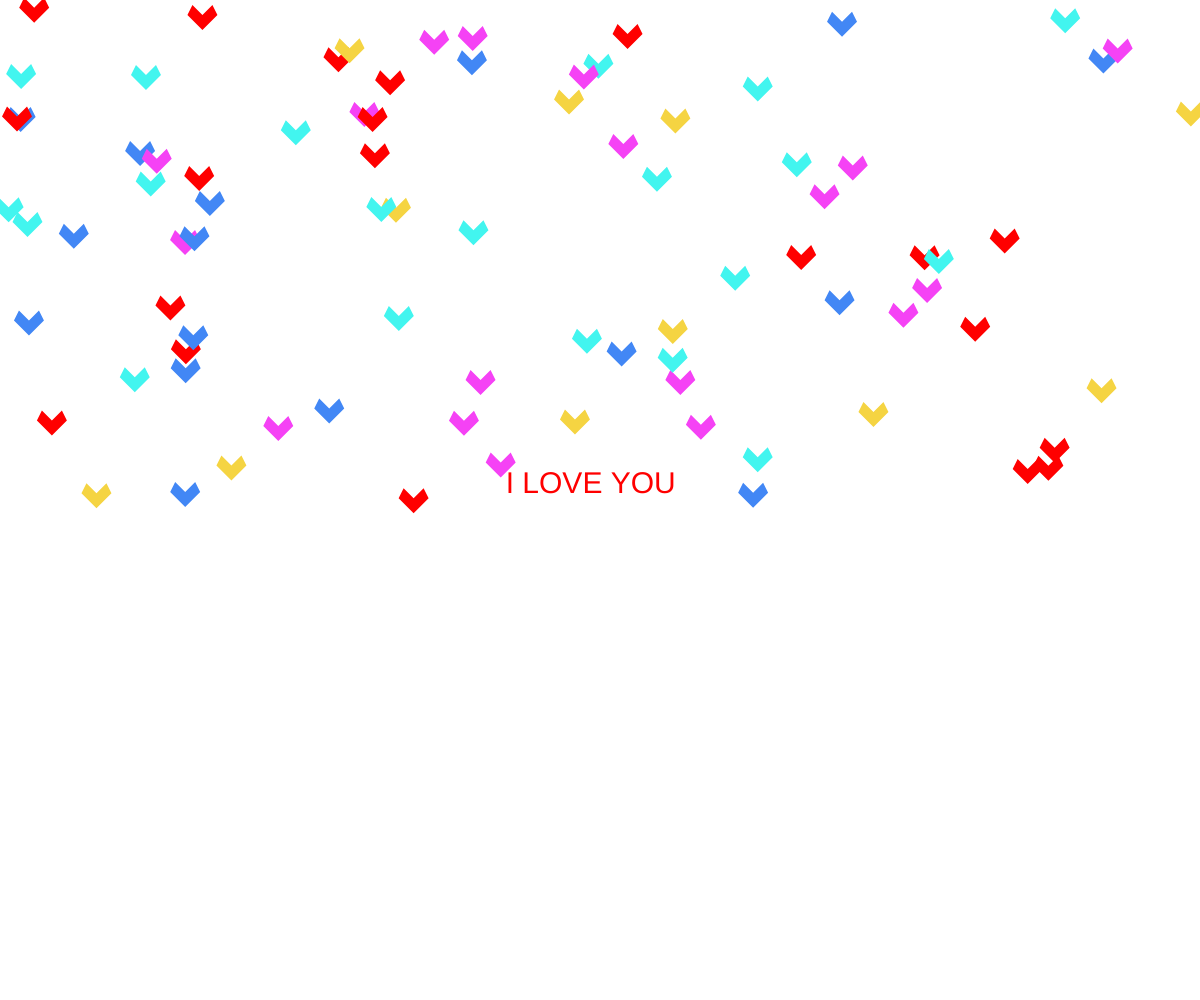
Frame 1 (no input)
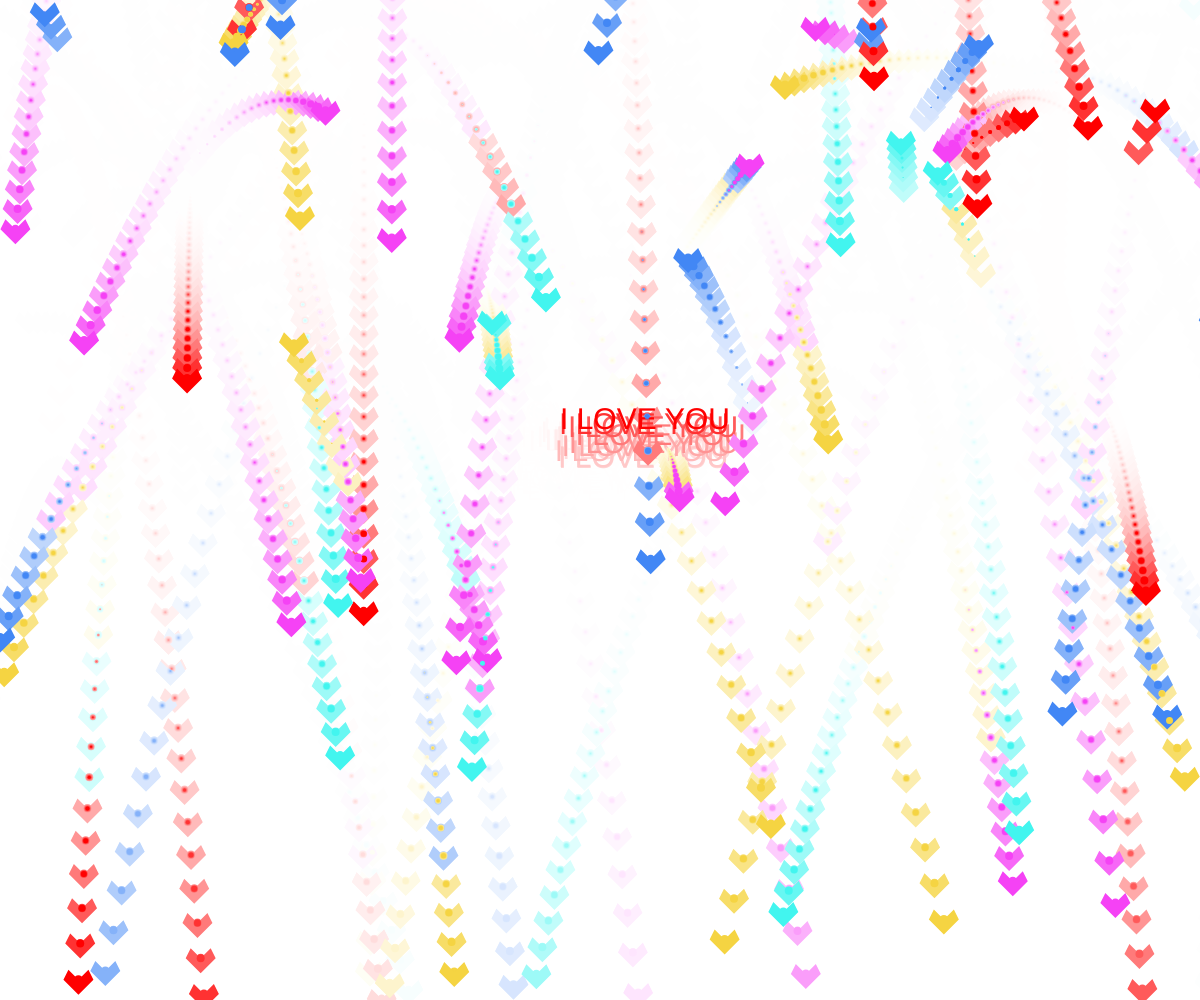
Frame 60 (no input)
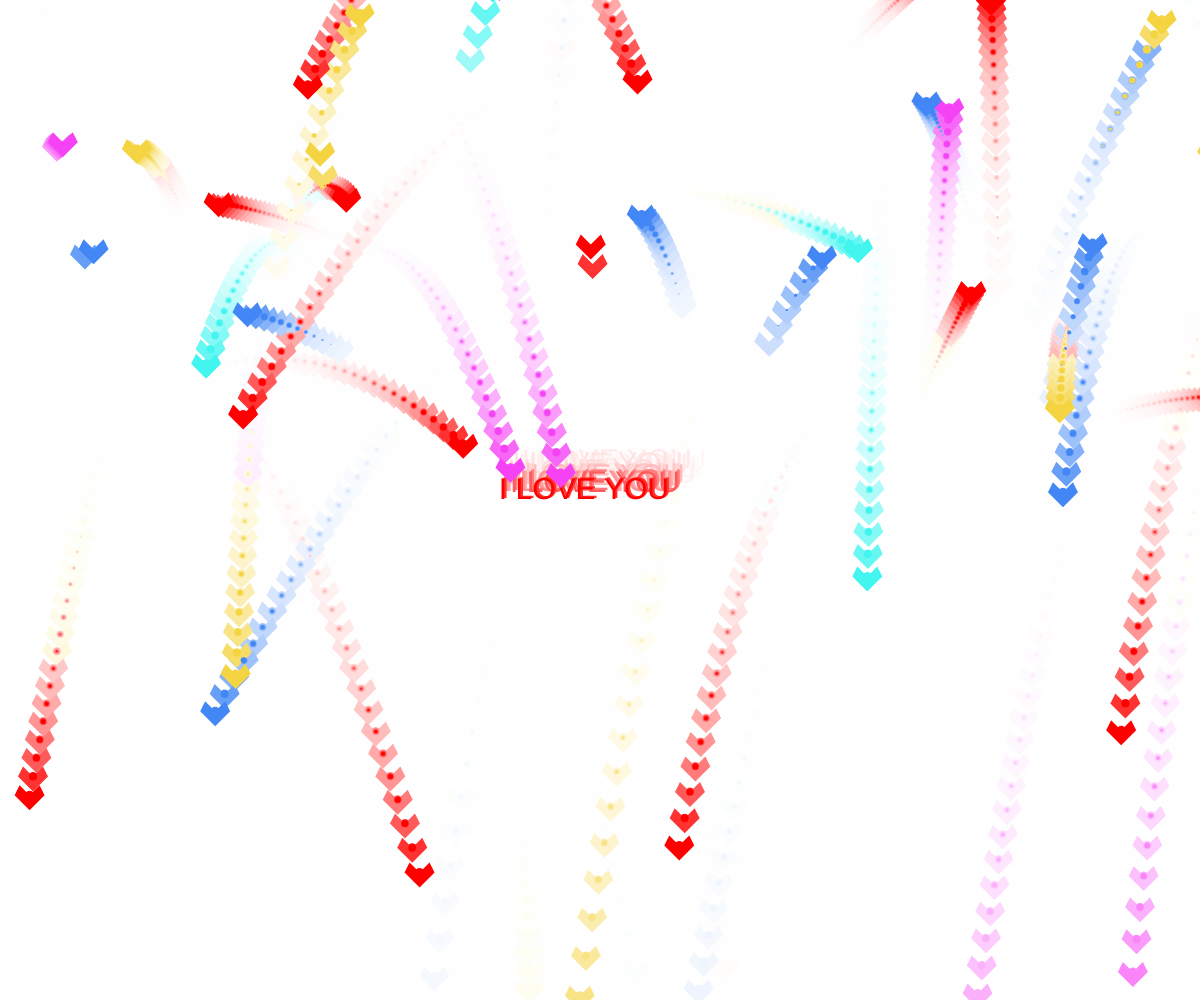
Frame 120 (the mouse pressed at the canvas centre since frame 60)

The p5.js sketch that drew these frames (run headless with seeded random() and noise() and a simulated clock; from frame 60 on, the mouse is pressed at the canvas centre):

// p5.js sketch
// ── sketch.js

let hearts = []
let pos = { "x" : 500, "y": 500}

function setup() {
  // put setup code here
  createCanvas(windowWidth, windowHeight)
  noStroke()
  textSize(30);
  for (let i = 0 ; i < 100 ; i ++){
    hearts.push(new Heart())
  }
}

function draw() {
  // put drawing code here
  background(255,50);
  fill(255);
        
  pos.x += getRandomArbitrary(-10, 10);
  pos.y += getRandomArbitrary(-10, 10);
  
  fill("red")
  text("I LOVE YOU", pos.x, pos.y);

  for (let i = 0 ; i < hearts.length ; i ++){
      let heart = hearts[i];
      heart.draw()
      heart.update()
      if (heart.y > 1000){
          hearts[i] = new Heart()
      }
  }
}


function randomColor(){
  let colors = ["#4287f5","#ff0000", "#42f5ef","#f542f5","#f5d442"]
  return colors[Math.floor(Math.random() * colors.length)]
}

function getRandomArbitrary(min, max) {
  return Math.random() * (max - min) + min;
}

class Heart {
  constructor() {
      
      this.x = Math.random()*1500;
      this.y = Math.random()*500;
      this.vx = getRandomArbitrary(-10, 10);
      this.vy = getRandomArbitrary(-30, 0);
      this.ay = Math.random();
      this.color = randomColor()
      this.streak = [[this.x,this.y]]
  }
  update() {
      this.x += this.vx
      this.y += this.vy
      this.vy += this.ay

      this.streak.push([this.x,this.y])
      
      if (this.streak.length > 10){
          this.streak.shift()
      }

      if (Math.random() < .05){
          this.color = randomColor();
      }

      // if (Math.random() < .001){
      //     let newHeart = new Heart()
      //     newHeart.x = this.x
      //     newHeart.y = this.y
      //     newHeart.vx = -this.vx
      //     newHeart.vy = this.vy / 2
      //     newHeart.vy = this.vy
      //     hearts.push(newHeart)
      // }

  }
  draw(){
      

      fill(this.color)
      

      for(let i = 0 ; i < this.streak.length; i ++){
          let coord = this.streak[i]
          circle(coord[0],  coord[1], i);
      }

      beginShape();
      vertex(this.x, this.y);
      vertex(this.x+10, this.y-10);
      vertex(this.x+15, this.y);
      vertex(this.x, this.y+15);
      vertex(this.x-15, this.y);
      vertex(this.x-10, this.y-10);
      endShape(CLOSE);
      
      
      
      
      
      

  }
}
